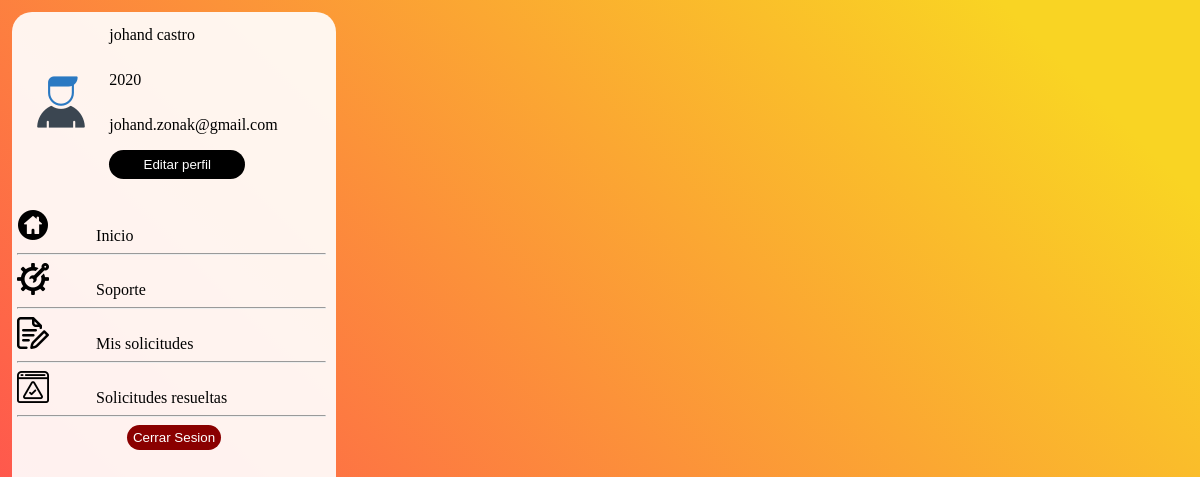
The page /index/ (signed in) on the database its author committed.
### SoporteTecnico/models.py (models this page shows, shortened)
class Usuario(AbstractBaseUser):
    id=models.IntegerField(primary_key=True,unique=True,null=False,blank=False)
    nombres=models.CharField(max_length=80,blank=False)
    apellidos=models.CharField(max_length=80,blank=False)
    email=models.EmailField(unique=True,null=False,blank=False)
    username=models.CharField(unique=True ,max_length=100,null=False,blank=False)
    usuario_activo=models.BooleanField(default=True)
    usuario_admin=models.BooleanField(default=False)
    objects=UsuarioManager()
    USERNAME_FIELD='username'
    REQUIRED_FIELDS=['id','nombres','apellidos','email']

### SoporteTecnico/views.py (the view)
# urls.py: path('index/',views.baseMenu,name="baseMenu"),
@login_required
def baseMenu(request):
    return render(request,'baseMenu.html',{'user':request.user})

### SoporteTecnico/templates/baseMenu.html (shortened to what this page needs)
{% load static %}
<!DOCTYPE html>
<html lang="en">
<head>
    <link rel="stylesheet" href="{% static 'styles/styleMenu.css' %}" type="text/css">
    <link rel="stylesheet" href="{% static 'styles/styleSoporte.css' %}" type="text/css">
    <link rel="stylesheet" href="{% static 'styles/styleSolicitudes.css' %}" type="text/css">
</head>
<body>
    <nav>
        <div class="datos">
            <img class="imguser" src="{% static 'img/user.png' %}" alt="" id="imgs">
            <p class="inf">{{user.nombres}} {{user.apellidos}}</p>
            <p class="inf">{{user.id}}</p>
            <p class="inf">{{user.email}}</p>
            <button class="binfo" type="button">Editar perfil</button>
        </div>
        <ul class="opciones">
            <li class="items" href="/#/"><img class="imgop" src="{% static 'img/inicio.png' %}" alt="" id="imgs">Inicio</li>
            <hr>
            <li class="items" href="/#/"><img class="imgop" src="{% static 'img/soporte.png' %}" alt="" id="imgs">Soporte</li>
            <hr>
            <li class="items" href="/#/"><img class="imgop" src="{% static 'img/solicitud.png' %}" alt="" id="imgs">Mis solicitudes</li>
            <hr>
            <li class="items" href="/#/"><img class="imgop" src="{% static 'img/resuelto.png' %}" alt="" id="imgs">Solicitudes resueltas</li>
            <hr>
            <button onclick="window.location.href = '/logout';" class="blogout" type="button">Cerrar Sesion</button>
        </ul>
    </nav>
</body>
</html>

### SoporteTecnico/static/styles/styleMenu.css (style rules this page uses)
body { display: grid; grid-template-columns: 30% 70%; min-height: 97vh; margin: 1% 1% 1% 1%; background: linear-gradient(45deg,#FF4E50 10%,#F9D423 90%); width: 90%; height: 90%; }
nav { border-radius: 20px; background-color: rgba(255, 255, 255, 0.915); }
.datos { display: grid; grid-template-columns: 30% 70%; grid-template-rows: 1fr 1fr 1fr 1fr; }
.imguser { grid-row: 1/ span 4; margin: auto; }
.binfo { color: white; border-style: none; border-radius: 30px; background-color: black; margin: 1% 40% 6% 0%; }
.inf { margin: 6% 0% 6% 0%; }
hr { border-style: inset; margin-right: 5px; color: gray; }
.opciones { list-style-type: none; margin-left: 0px; margin-right: 0px; padding-left: 5px; padding-right: 5px; }
.items { display: inline; border-radius: 10px; }
.imgop { margin-right: 15%; }
.blogout { border-style: none; border-radius: 25px; margin-left:35%; margin-right: 35%; padding-top: 5px; padding-bottom: 5px; color: white; background-color: #8A0000; }

### rows shown on the page
Usuario: nombres "johand", apellidos "castro", id "2020", email "johand.zonak@gmail.com"
